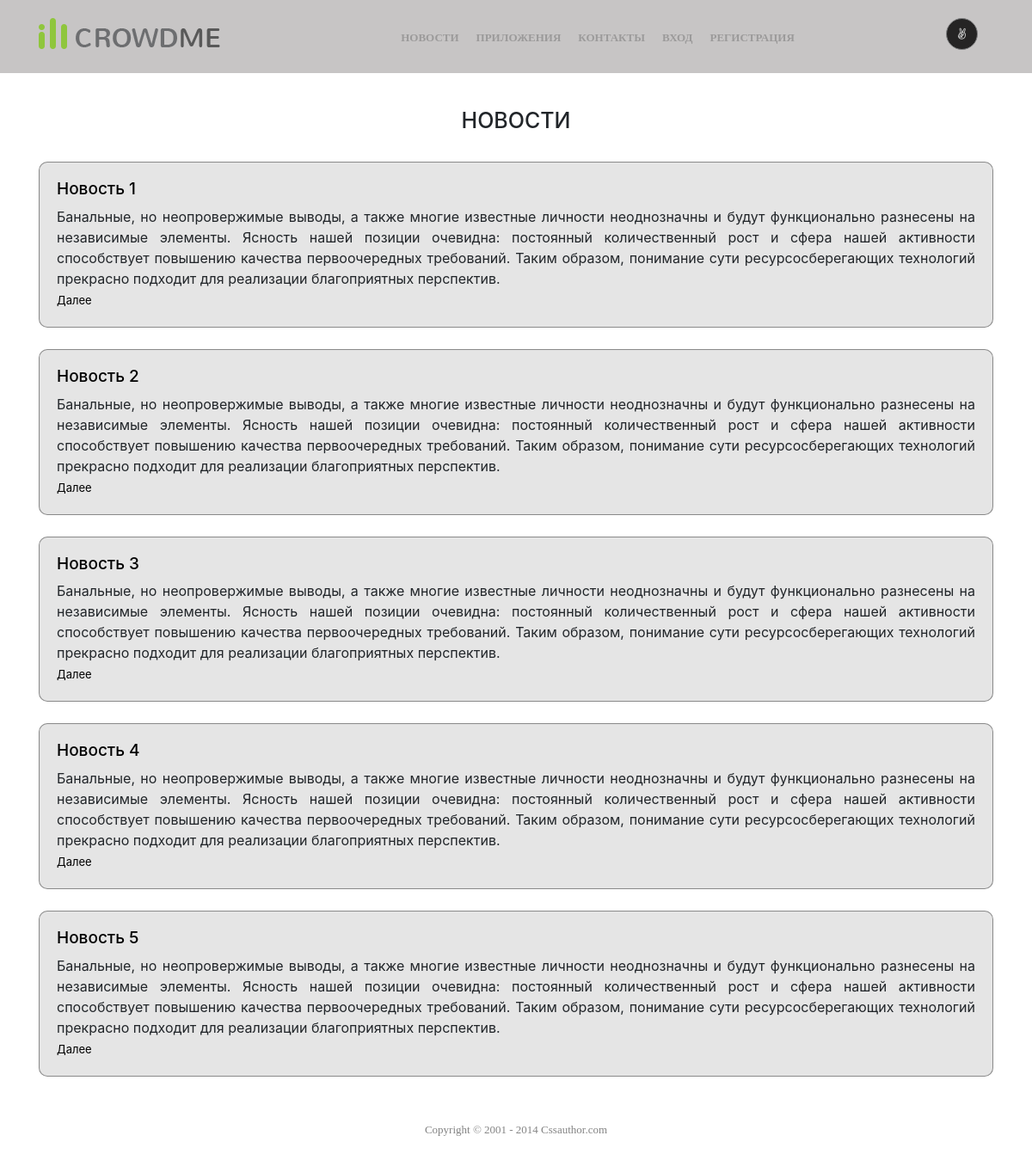
Page /news on the committed database.
### tables this page shows
CREATE TABLE IF NOT EXISTS `news` (
  `id` int(11) NOT NULL AUTO_INCREMENT,
  `name` varchar(256) NOT NULL,
  `opisanie` text NOT NULL,
  `text` text NOT NULL,
  PRIMARY KEY (`id`)
);

### components/routes.php (called while the page is built)
<?php
return array(
    'ajax/news'=>'ajax/index',
    'admin/moder/delete'=>'adminmoder/delete',
    'admin/comment/add'=>'admincomment/add',
    'admin/comment/delete'=>'admincomment/delete',
    'admin/app/add'=>'adminapp/add',
    'admin/app/delete'=>'adminapp/delete',
    'admin/news/add'=>'adminnews/add',
    'admin/news/delete'=>'adminnews/delete',
    'admin'=>'admin/index',
    'profile'=>'profile/index',
    'change'=>'change/index',
    'logoutandlogin'=>'logoutandlogin/index',
    'logout'=>'logout/index',
    'login'=>'login/index',
    'register'=>'register/index',
    'contact'=>'contact/index',
    'app/([0-9]+)'=>'app/view/$1',
    'app'=>'app/index',
    'news/([0-9]+)'=>'news/view/$1',
    'news'=>'news/index',
    ''=>'site/index'
);

### controllers/NewsController.php (called while the page is built, shortened)
<?php
include_once "models/news.php";
class NewsController
{
    public static function actionIndex(){
    $result=news::getNews();
    include_once "views/news/index.php";
    }
}

### index.php (called while the page is built, shortened)
<?php
require_once 'components/Router.php';
$site=new Router();
$site->Run();

### models/news.php (called while the page is built, shortened)
<?php
class news
{
    public static function getNews(){
        $db=Db::connectDb();
       return $result=$db->query("select * from news limit 5")->fetchAll(PDO::FETCH_ASSOC);
    }
}

### views/news/index.php (the view)
<?php
include_once "views/layout/header.php";
?>
<main class="crowded_contacts">
<section class="news">
    <div class="container">
        <h1>Новости</h1>
            <div class="row">
                <div class="col-sm-12 col-sm-12 col-xs-12  add_news">
                    <?php foreach ($result as $item): ?>
                    <div class="news_promotion offset">
                        <a href="news/<?php echo $item['id']?>" class="news_promotion_h4"><h4> <?php echo $item['name']?></h4></a>
                        <div class="news_text"><?php echo $item['opisanie']?></div>
                        <div class="news_wrapper">
                            <a href="news/<?php echo $item['id']?>" class="news_promotion_a">Далее</a>
                        </div>
                    </div>
                    <?php endforeach;?>
                </div>
            </div>
    </div>
</section>
</main>
<?php
include_once "views/layout/footer.php";
?>

### components/Router.php (shortened to what this page needs)
<?php
class Router
{
    protected $route;
    public function __construct(){
       $this->route=require_once 'routes.php';
    }
    public function Run(){
        $route=$this->route;
        $url=trim($_SERVER['REQUEST_URI'],'/');
        foreach ($route as $reg => $path){
            if(preg_match("!$reg!",$url)){
                $url2=preg_replace("~$reg~", $path, $url);
                $path=explode('/',$url2);
                $controller=ucfirst(array_shift($path)).'Controller';
                $action='action'.ucfirst(array_shift($path));
                if(!empty($path)){
                    $params=$path;
                } else{
                    $params=null;
                }
                $result= new $controller;
                $result->$action($params);
                break;
            }
        }
    }
}

### resourse/assets/css/style.css (style rules this page uses)
.crowded_contacts { margin-top: 85px; min-height: 70vh; }
.news h1 { font-size: 25px; display: block; margin-top: 125px; text-align: center; text-transform: uppercase; }
.news h4 { font-size: 19px; }
.news_promotion { border: 1px solid rgba(0,0,0,0.4); border-radius: 10px; margin: 25px 0; padding: 20px; text-align: justify; background-color: rgba(0,0,0,0.1); }
.news_promotion_h4 { color: black; text-decoration: none; }
.news_text p { margin-bottom: 0; }
.news_promotion_a { font-size: 13px; color: black; text-decoration: none; }

### rows in the picture
news: name "Новость 1", opisanie "Банальные, но неопровержимые выводы, а также многие известные личности неоднозначны и будут функционально разнесены на независимые элементы. Ясность нашей позиции очевидна: постоянный количественный рост и сфера нашей активности способствует повышению качества первоочередных требований. Таким образом, понимание сути ресурсосберегающих технологий прекрасно подходит для реализации благоприятных перспектив."
news: name "Новость 2", opisanie "Банальные, но неопровержимые выводы, а также многие известные личности неоднозначны и будут функционально разнесены на независимые элементы. Ясность нашей позиции очевидна: постоянный количественный рост и сфера нашей активности способствует повышению качества первоочередных требований. Таким образом, понимание сути ресурсосберегающих технологий прекрасно подходит для реализации благоприятных перспектив."
news: name "Новость 3", opisanie "Банальные, но неопровержимые выводы, а также многие известные личности неоднозначны и будут функционально разнесены на независимые элементы. Ясность нашей позиции очевидна: постоянный количественный рост и сфера нашей активности способствует повышению качества первоочередных требований. Таким образом, понимание сути ресурсосберегающих технологий прекрасно подходит для реализации благоприятных перспектив."
news: name "Новость 4", opisanie "Банальные, но неопровержимые выводы, а также многие известные личности неоднозначны и будут функционально разнесены на независимые элементы. Ясность нашей позиции очевидна: постоянный количественный рост и сфера нашей активности способствует повышению качества первоочередных требований. Таким образом, понимание сути ресурсосберегающих технологий прекрасно подходит для реализации благоприятных перспектив."
news: name "Новость 5", opisanie "Банальные, но неопровержимые выводы, а также многие известные личности неоднозначны и будут функционально разнесены на независимые элементы. Ясность нашей позиции очевидна: постоянный количественный рост и сфера нашей активности способствует повышению качества первоочередных требований. Таким образом, понимание сути ресурсосберегающих технологий прекрасно подходит для реализации благоприятных перспектив."
